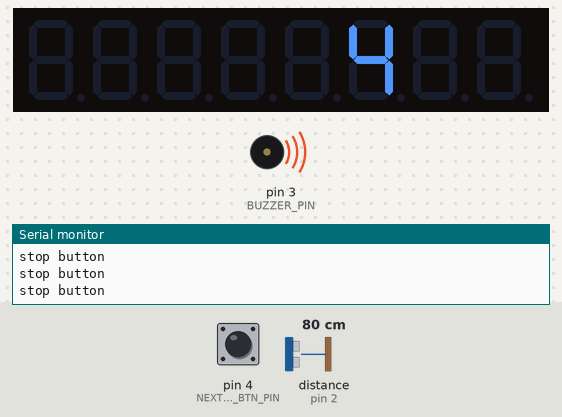
This sketch was run on a simulated Arduino Uno, built with avr-gcc and run on an emulated ATmega328P. On the bench: 8-digit seven-segment display, buzzer (waves = sounding), the last lines printed to the serial monitor. Wiring (inferred from the names in the program): range finder with pulse-width output: data pin 2. The inputs (shaded band) are chosen by the test bench; at power-on: pin 4 (NEXT_LEVEL_BTN_PIN) HIGH, distance to the obstacle (sensor on pin 2) 80 cm. Random numbers use the default seed unless the sketch sets one.

Above: at 1.2 s.
1.3 s: pin 4 (NEXT_LEVEL_BTN_PIN) pulled LOW for 1 s
At 2.8 s:
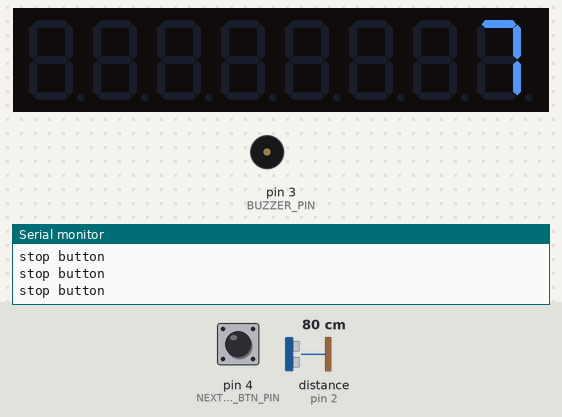
2.9 s: pin 4 (NEXT_LEVEL_BTN_PIN) pulled LOW for 1 s
At 6.1 s:
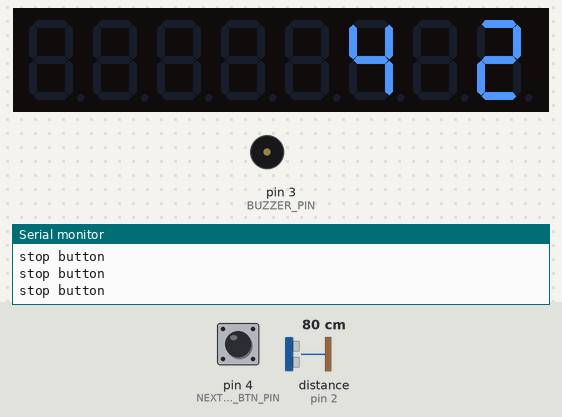
Timing chart, 0 to 7.6 s (numbered marks = the images above; inputs shaded):
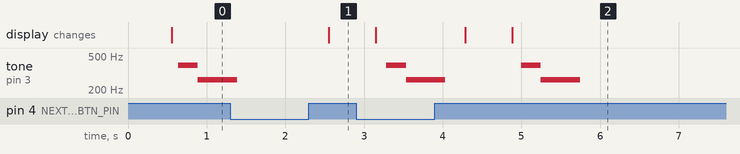

The sketch:

sketch.ino
```cpp
#include <ButtonDebounce.h>

#include "LedControl.h"
#include "utils.h"

#define STOP_BTN_PIN 2
#define NEXT_LEVEL_BTN_PIN 4
#define INITIAL_INTERVAL 600

LedControl lc = LedControl(8, 7, 9, 1);

unsigned long gameIterationMs;
unsigned long stopBtnMs;

int level = 1;
int gameInterval = INITIAL_INTERVAL;
bool isPlayingLevel = true;

int activeNumber;
int activeLevelNumber;
int activeLevelStep = 1;

ButtonDebounce nextLevelButton(NEXT_LEVEL_BTN_PIN, 250);

void setup() {
  Serial.begin(9600);

  pinMode(STOP_BTN_PIN, INPUT_PULLUP);
  pinMode(NEXT_LEVEL_BTN_PIN, INPUT_PULLUP);
  setupSeg();

  lc.shutdown(0,false);
  lc.setIntensity(0,8);
  lc.clearDisplay(0);

  setSegmentNum(level);
  nextLevelButton.setCallback(nextBtnHandler);
  attachInterrupt(digitalPinToInterrupt(STOP_BTN_PIN), stopBtnHandler, FALLING);

  Serial.println("Start");
}

void loop() {
  playLostMelodyAsyncUpdate();
  playWinMelodyAsyncUpdate();
  if (isPlayingLevel && (millis() > gameIterationMs + gameInterval)) {
    handleGameIteration();
    gameIterationMs = millis();
  }
  nextLevelButton.update();
}

void onButtonChange(const int state) {
  Serial.println("Changed: " + String(state));
}

void stopBtnHandler() {
  Serial.println("stop button");
  if (!isPlayingLevel || millis() - 300 < stopBtnMs) {
    return;
  }

  stopBtnMs = millis();

  if (activeLevelStep == 1) {
    activeLevelStep = 2;
    activeLevelNumber = activeNumber;
  } else {
    if (activeNumber == activeLevelNumber) {
      if (activeLevelStep == 4) {
        startNextLevel();
      } else {
        activeLevelStep += 1;
      }
    } else {
      looseGame();
    }
  }
}

void nextBtnHandler(const int state) {
  Serial.println("next button");
  if (isPlayingLevel || state == 0) {
    return;
  }

  startNextLevel();
}

void startNextLevel() {
  if (activeLevelStep != 4) {
    // level = 1;
    gameInterval = INITIAL_INTERVAL;
  } else {
    if (level == 9) {
      level = 1;
      gameInterval = INITIAL_INTERVAL;
      playWinMelodyAsync();
    } else {
      level += 1;
      gameInterval -= 50;
    }
  }

  lc.clearDisplay(0);
  setSegmentNum(level);
  activeLevelStep = 1;
  isPlayingLevel = true;
}

void handleGameIteration() {
  int r = random(9);
  while (r == activeNumber) {
    r = random(9);
  }
  activeNumber = r;
  lc.setDigit(0, activeLevelStep - 1, activeNumber, false);
}

void looseGame() {
  playLostMelodyAsync();
  isPlayingLevel = false;
}
```

pitches.h
```cpp
/*************************************************
   Public Constants
 *************************************************/

#define NOTE_B0 31
#define NOTE_C1 33
#define NOTE_CS1 35
#define NOTE_D1 37
#define NOTE_DS1 39
#define NOTE_E1 41
#define NOTE_F1 44
#define NOTE_FS1 46
#define NOTE_G1 49
#define NOTE_GS1 52
#define NOTE_A1 55
#define NOTE_AS1 58
#define NOTE_B1 62
#define NOTE_C2 65
#define NOTE_CS2 69
#define NOTE_D2 73
#define NOTE_DS2 78
#define NOTE_E2 82
#define NOTE_F2 87
#define NOTE_FS2 93
#define NOTE_G2 98
#define NOTE_GS2 104
#define NOTE_A2 110
#define NOTE_AS2 117
#define NOTE_B2 123
#define NOTE_C3 131
#define NOTE_CS3 139
#define NOTE_D3 147
#define NOTE_DS3 156
#define NOTE_E3 165
#define NOTE_F3 175
#define NOTE_FS3 185
#define NOTE_G3 196
#define NOTE_GS3 208
#define NOTE_A3 220
#define NOTE_AS3 233
#define NOTE_B3 247
#define NOTE_C4 262
#define NOTE_CS4 277
#define NOTE_D4 294
#define NOTE_DS4 311
#define NOTE_E4 330
#define NOTE_F4 349
#define NOTE_FS4 370
#define NOTE_G4 392
#define NOTE_GS4 415
#define NOTE_A4 440
#define NOTE_AS4 466
#define NOTE_B4 494
#define NOTE_C5 523
#define NOTE_CS5 554
#define NOTE_D5 587
#define NOTE_DS5 622
#define NOTE_E5 659
#define NOTE_F5 698
#define NOTE_FS5 740
#define NOTE_G5 784
#define NOTE_GS5 831
#define NOTE_A5 880
#define NOTE_AS5 932
#define NOTE_B5 988
#define NOTE_C6 1047
#define NOTE_CS6 1109
#define NOTE_D6 1175
#define NOTE_DS6 1245
#define NOTE_E6 1319
#define NOTE_F6 1397
#define NOTE_FS6 1480
#define NOTE_G6 1568
#define NOTE_GS6 1661
#define NOTE_A6 1760
#define NOTE_AS6 1865
#define NOTE_B6 1976
#define NOTE_C7 2093
#define NOTE_CS7 2217
#define NOTE_D7 2349
#define NOTE_DS7 2489
#define NOTE_E7 2637
#define NOTE_F7 2794
#define NOTE_FS7 2960
#define NOTE_G7 3136
#define NOTE_GS7 3322
#define NOTE_A7 3520
#define NOTE_AS7 3729
#define NOTE_B7 3951
#define NOTE_C8 4186
#define NOTE_CS8 4435
#define NOTE_D8 4699
#define NOTE_DS8 4978
```

utils.cpp
```cpp
#include "utils.h"
#include "pitches.h"
#include <Arduino.h>
#include <SPI.h>

bool shouldPlayLostMelody = false;
bool shouldPlayWinMelody = false;

void setupSeg() {
  SPI.begin();
  pinMode(SEVSEG_SS_PIN, OUTPUT);
}

void playMelody(int melody[], int noteDurations[], int melodySize) {
  for (int thisNote = 0; thisNote < melodySize; thisNote++) {
    int noteDuration = 1000 / noteDurations[thisNote];
    tone(BUZZER_PIN, melody[thisNote], noteDuration);
    int pauseBetweenNotes = noteDuration * 1.30;
    delay(pauseBetweenNotes);
    noTone(BUZZER_PIN);
  }
}

void setSegmentNum(int num) {
  int datArray[16] = {
    B00111111, // 0
    B00000110, // 1
    B01011011, // 2
    B01001111, // 3
    B01100110, // 4
    B01101101, // 5
    B01111101, // 6
    B00000111, // 7
    B01111111, // 8
    B01101111, // 9
  };
  digitalWrite(SEVSEG_SS_PIN, LOW);
  SPI.transfer(datArray[num]);
  digitalWrite(SEVSEG_SS_PIN, HIGH);
}

void playWinMelody() {
  int melody[] = {
    NOTE_A5, NOTE_B5, NOTE_C5, NOTE_B5, NOTE_C5, NOTE_D5, NOTE_C5, NOTE_D5,
    NOTE_E5, NOTE_D5, NOTE_E5, NOTE_E5
  };
  int noteDurations[] = {
    8, 8, 8, 8, 8, 8, 8, 8, 8, 8, 8, 8
  };

  playMelody(melody, noteDurations, 12);
}

void playLostMelody() {
  tone(BUZZER_PIN, NOTE_G4);
  delay(250);
  tone(BUZZER_PIN, NOTE_C4);
  delay(500);
  noTone(BUZZER_PIN);
}

void playLostMelodyAsync() {
  shouldPlayLostMelody = true;
}

void playLostMelodyAsyncUpdate() {
  if (shouldPlayLostMelody) {
    playLostMelody();
    shouldPlayLostMelody = false;
  }
}

void playWinMelodyAsync() {
  shouldPlayWinMelody = true;
}

void playWinMelodyAsyncUpdate() {
  if (shouldPlayWinMelody) {
    playWinMelody();
    shouldPlayWinMelody = false;
  }
}
```

utils.h
```cpp
#ifndef UTILS_H
#define UTILS_H

#define BUZZER_PIN 3
#define SEVSEG_SS_PIN 10

void setSegmentNum(int num);
void playWinMelody();
void playLostMelodyAsync();
void playLostMelodyAsyncUpdate();
void playWinMelodyAsync();
void playWinMelodyAsyncUpdate();
void setupSeg();

#endif
```

Measured:
- after the input at 1.3 s, the display: first changes after 1.3 s (image 1 shows a later state)
- by itself, tone on pin 3 (BUZZER_PIN): plays 392 Hz for 0.25 s, 262 Hz for 0.50 s, 392 Hz for 0.25 s, 262 Hz for 0.50 s
